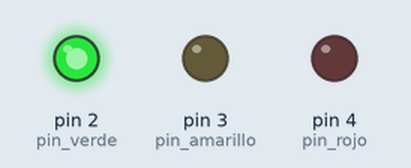
This sketch was run on a simulated Arduino Uno, built with avr-gcc and run on an emulated ATmega328P. Parts: output pins drawn as LEDs (lit = HIGH).

Above: at 2.5 s.
At 5.5 s:
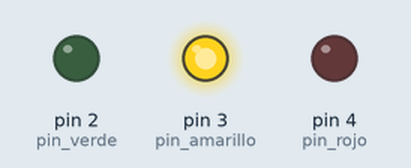
At 8.5 s:
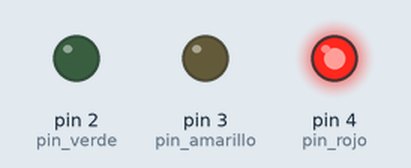
Timing chart, 0 to 14.3 s (numbered marks = the images above):
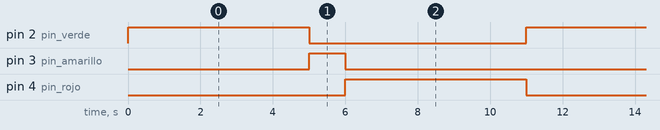

The sketch:

ejercicio3.ino
```cpp
/*
 * =====================================================================================
 *  Bienvenidos a Sys On Chip
 * =====================================================================================
 *  Ejercicio No. 3 – Semáforo con botón de peatón robusto
 *
 *  Descripción general:
 *  Este programa implementa un semáforo vehicular con solicitud peatonal
 *  utilizando una arquitectura basada en:
 *
 *   1) Máquina de estados finitos (FSM).
 *   2) Temporización no bloqueante con millis().
 *   3) Interrupciones externas (ISR).
 *   4) Protección contra rebote (debounce por software).
 *
 *  A diferencia del Ejercicio No.2, aquí se introduce un evento externo:
 *  un botón de peatón que genera una interrupción cuando es presionado.
 *
 *  La rutina de interrupción (ISR) está diseñada bajo buenas prácticas:
 *   - Es mínima (no contiene delays ni código pesado).
 *   - Solo genera un evento.
 *   - Utiliza variables compartidas declaradas como volatile.
 *   - Implementa debounce por software.
 *   - Solo acepta solicitudes cuando el sistema está en estado VERDE.
 *
 *  Secuencia de funcionamiento:
 *
 *      VERDE  → AMARILLO → ROJO → VERDE
 *
 *  Si el peatón presiona el botón durante VERDE,
 *  el sistema fuerza la transición controlada hacia AMARILLO.
 *
 * =====================================================================================
 */


// -------------------------------------------------------------------------------------
// Definición de pines
// -------------------------------------------------------------------------------------

const uint8_t pin_verde    = 2;
const uint8_t pin_amarillo = 3;
const uint8_t pin_rojo     = 4;
const uint8_t pin_boton    = 8;


// -------------------------------------------------------------------------------------
// Definición de tiempos (milisegundos)
// -------------------------------------------------------------------------------------

const unsigned long tiempo_verde    = 5000;
const unsigned long tiempo_amarillo = 1000;
const unsigned long tiempo_rojo     = 5000;

const unsigned long tiempo_debounce = 200;


// -------------------------------------------------------------------------------------
// Definición de la máquina de estados
// -------------------------------------------------------------------------------------

enum EstadoSemaforo {
  ESTADO_VERDE,
  ESTADO_AMARILLO,
  ESTADO_ROJO
};

// Estado actual (volatile porque es leído dentro de una ISR)
volatile EstadoSemaforo estado_actual = ESTADO_VERDE;


// -------------------------------------------------------------------------------------
// Variables compartidas con la ISR
// -------------------------------------------------------------------------------------

volatile bool solicitud_peaton = false;     // Evento generado por el botón
volatile unsigned long ultimo_disparo = 0;  // Para control de debounce

unsigned long tiempo_anterior = 0;          // Referencia temporal para FSM


// -------------------------------------------------------------------------------------
// Rutina de Interrupción (ISR)
// -------------------------------------------------------------------------------------
// Se ejecuta automáticamente cuando el botón detecta un flanco FALLING.
// Debe ser lo más corta y eficiente posible.

void ISR_boton() {

  unsigned long ahora = millis();

  // Condiciones:
  // 1) Debounce por tiempo
  // 2) Solo aceptar si el estado actual es VERDE
  if ((ahora - ultimo_disparo > tiempo_debounce) &&
      (estado_actual == ESTADO_VERDE)) {

    solicitud_peaton = true;   // Generamos evento
    ultimo_disparo = ahora;    // Actualizamos referencia temporal
  }
}


// -------------------------------------------------------------------------------------
// Función setup()
// -------------------------------------------------------------------------------------

void setup() {

  // Configuración de salidas
  pinMode(pin_verde, OUTPUT);
  pinMode(pin_amarillo, OUTPUT);
  pinMode(pin_rojo, OUTPUT);

  // Configuración del botón con resistencia interna pull-up
  pinMode(pin_boton, INPUT_PULLUP);

  // Asociación de la interrupción externa al pin del botón
  attachInterrupt(digitalPinToInterrupt(pin_boton),
                  ISR_boton,
                  FALLING);

  // Inicialización temporal
  tiempo_anterior = millis();
}


// -------------------------------------------------------------------------------------
// Función loop()
// -------------------------------------------------------------------------------------
// Implementación de la máquina de estados principal.

void loop() {

  unsigned long tiempo_actual = millis();

  switch (estado_actual) {

    // =====================================================
    // ESTADO VERDE
    // =====================================================
    case ESTADO_VERDE:

      digitalWrite(pin_verde, HIGH);
      digitalWrite(pin_amarillo, LOW);
      digitalWrite(pin_rojo, LOW);

      // Evento externo: botón de peatón
      if (solicitud_peaton) {
        solicitud_peaton = false;          // Consumimos el evento
        tiempo_anterior = tiempo_actual;   // Reiniciamos temporización
        estado_actual = ESTADO_AMARILLO;
      }

      // Evento por temporización normal
      else if (tiempo_actual - tiempo_anterior >= tiempo_verde) {
        tiempo_anterior = tiempo_actual;
        estado_actual = ESTADO_AMARILLO;
      }

      break;


    // =====================================================
    // ESTADO AMARILLO
    // =====================================================
    case ESTADO_AMARILLO:

      digitalWrite(pin_verde, LOW);
      digitalWrite(pin_amarillo, HIGH);
      digitalWrite(pin_rojo, LOW);

      if (tiempo_actual - tiempo_anterior >= tiempo_amarillo) {
        tiempo_anterior = tiempo_actual;
        estado_actual = ESTADO_ROJO;
      }

      break;


    // =====================================================
    // ESTADO ROJO
    // =====================================================
    case ESTADO_ROJO:

      digitalWrite(pin_verde, LOW);
      digitalWrite(pin_amarillo, LOW);
      digitalWrite(pin_rojo, HIGH);

      if (tiempo_actual - tiempo_anterior >= tiempo_rojo) {
        tiempo_anterior = tiempo_actual;
        estado_actual = ESTADO_VERDE;
      }

      break;
  }

  // -----------------------------------------------------------------
  // Aquí podrían agregarse tareas concurrentes:
  // - Comunicación serial
  // - WiFi
  // - Sensores
  // - Watchdog
  //
  // La arquitectura sigue siendo no bloqueante.
  // -----------------------------------------------------------------
}
```

Measured:
- by itself, pin 2 (pin_verde), pin 4 (pin_rojo): alternates HIGH for 5.0 s and LOW for 6.0 s
- by itself, pin 3 (pin_amarillo): alternates HIGH for 1.0 s and LOW for 10.0 s
- by itself, everything shown: repeats every 11.0 s, in 3 steps
